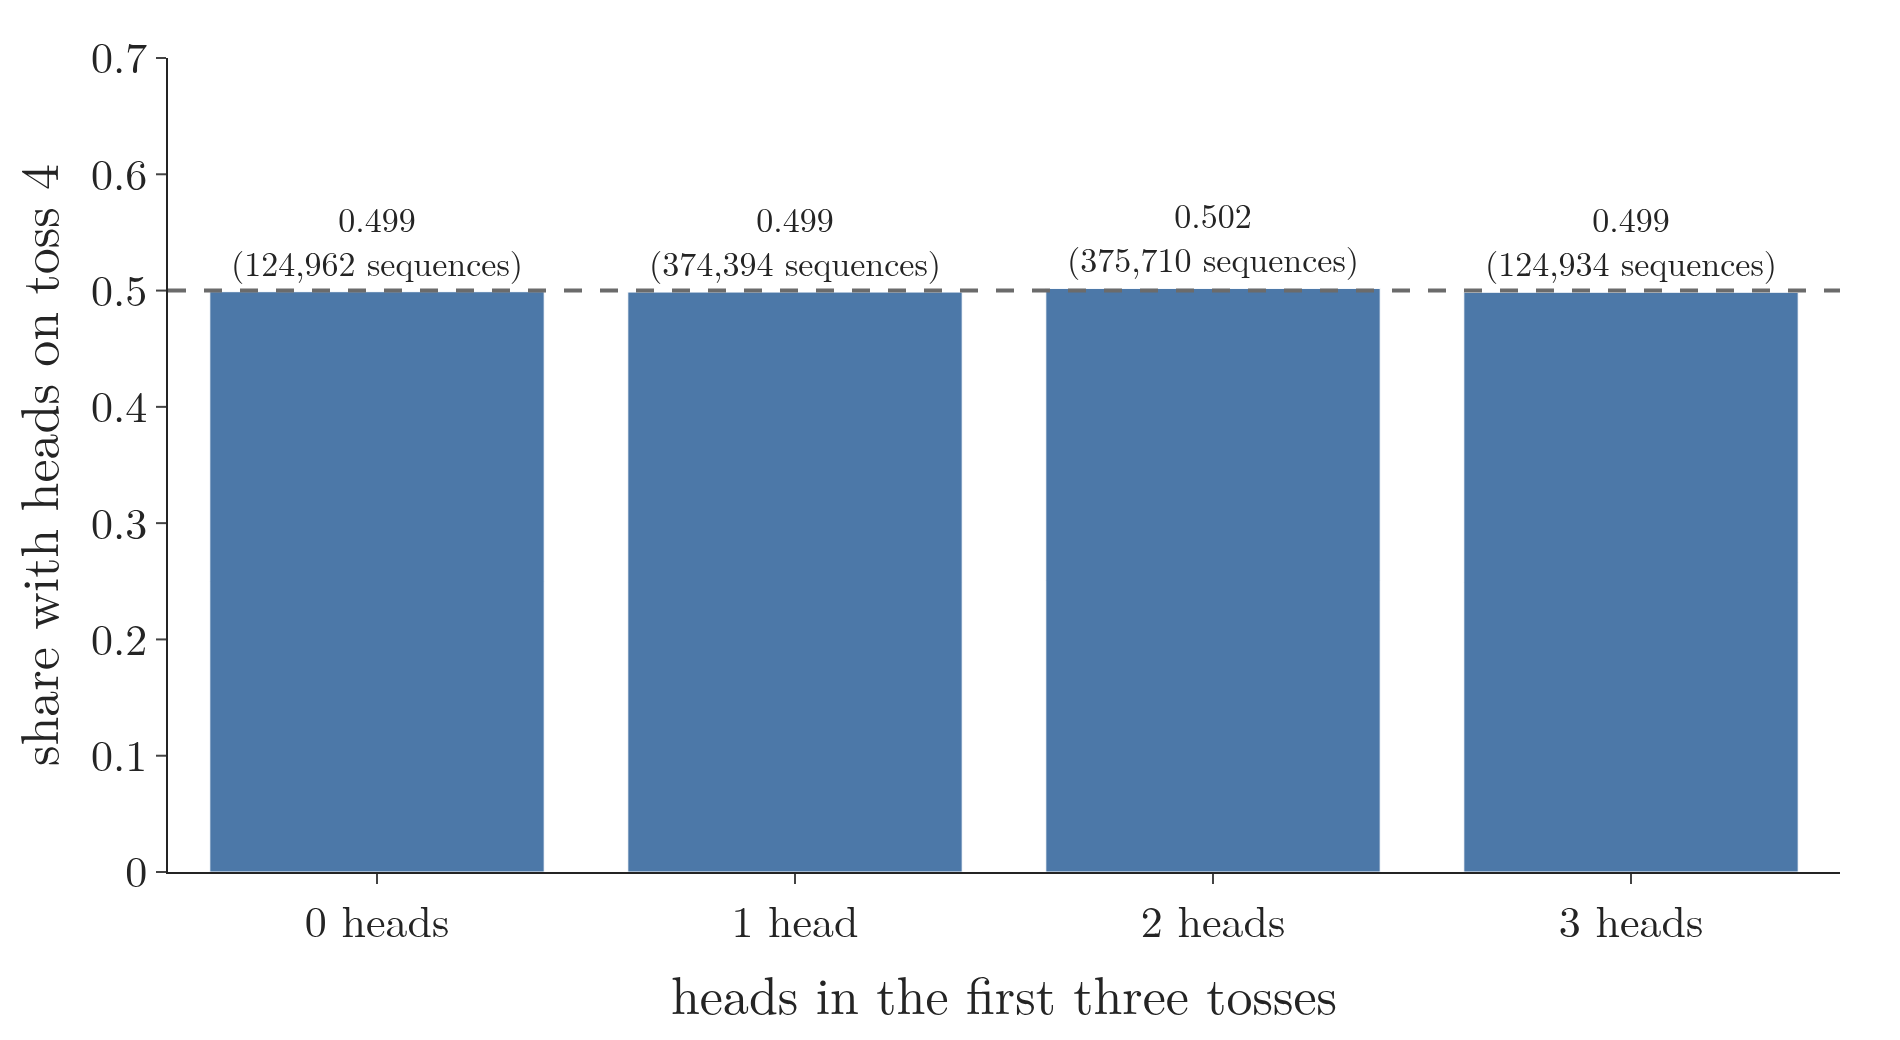

The Python source for this figure:
"""A coin has no memory (Plotly): one million sequences of four fair tosses (seed 0). For each number of heads in
the first three tosses, the share of sequences whose fourth toss is heads. Every bar is about 0.5: knowing the
first three tosses does not change the fourth, P(A | B) = P(A)."""
from pathlib import Path
import numpy as np
import plotly.graph_objects as go
from gifkit import BLUE, FONT, GREY

here = Path(__file__).parent
rng = np.random.default_rng(0)
T = rng.integers(0, 2, size=(1_000_000, 4))
first = T[:, :3].sum(1)
share = [T[first == k, 3].mean() for k in range(4)]
counts = [int((first == k).sum()) for k in range(4)]
assert all(abs(s - 0.5) < 0.005 for s in share) and round(share[3], 3) == 0.499
labels = ["0 heads", "1 head", "2 heads", "3 heads"]
fig = go.Figure(go.Bar(x=labels, y=share, marker_color=BLUE, text=[f"{s:.3f}<br>({c:,} sequences)" for s, c in zip(share, counts)],
                       textposition="outside", textfont=dict(size=17)))
fig.add_hline(y=0.5, line=dict(color=GREY, dash="dash", width=2), opacity=1)
fig.update_layout(template="simple_white", width=950, height=520, font=FONT,
                  xaxis=dict(title="heads in the first three tosses"), yaxis=dict(title="share with heads on toss 4", range=[0, 0.7]),
                  margin=dict(l=80, r=30, t=20, b=70))
fig.write_image(here / "coin_memory.png", scale=2)
